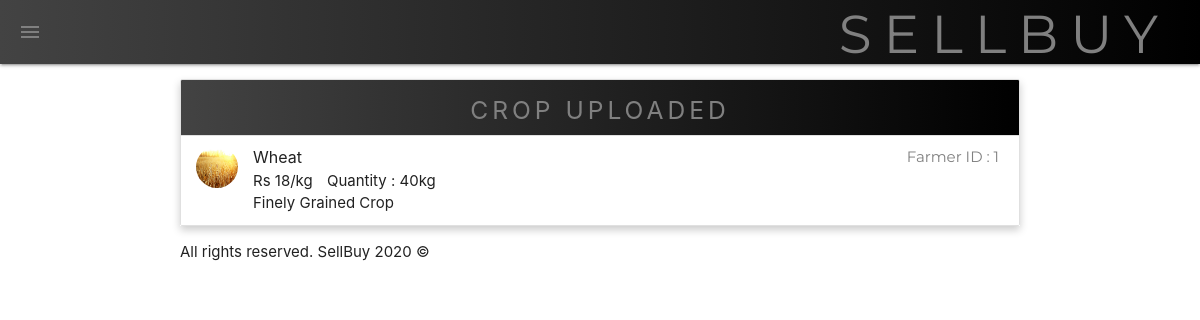
The page /farmer/farmerhome (signed in) on the database its author committed.
### farmer/models.py (models this page shows, shortened)
class addCrop(models.Model):
    addCropName = models.CharField(max_length=100)
    addCropPrice = models.IntegerField()
    addCropImg = models.ImageField(upload_to='pictures/')
    addCropDescription = models.CharField(max_length=500)
    addCropQuantity = models.IntegerField()
    addFarmerID = models.IntegerField()

### farmer/views.py (the view)
# urls.py: path('farmerhome', views.farmerhome, name='farmerhome'),
def farmerhome(request):
    newCrop = addCrop.objects.all()
    return render(request, 'farmerHome.html',{
        'newCrop':newCrop
    })

### templates/farmerHome.html (shortened to what this page needs)
{% load static %}
 <!DOCTYPE html>
  <html>
    <head>
      <link rel="stylesheet" href="https://cdnjs.cloudflare.com/ajax/libs/materialize/1.0.0/css/materialize.min.css">
    </head>
    <body>
        <nav id="navStyle">
            <div class="nav-wrapper">
                <a href="/" class="right center" id='headerPosition'>
                    <h2 id="navh2">SellBuy</h2>
                </a>
                <a data-target="slide-out" class="sidenav-trigger show-on-large left">
                    <i class="material-icons" style="cursor: pointer;">menu</i>
                </a>
            </div>
        </nav>
        <div class="container" id='pushDown'>
            <ul class="collection with-header">
              <li class='collection-header' id='header'>
                <h5>Crop Uploaded</h5>
              </li>
              {% for crop in newCrop %}
              {% if crop.addFarmerID == user.id %}
              <li class="collection-item avatar">
                <img src="{{crop.addCropImg.url}}" alt="Crop-Image" class='circle materialboxed'>
                <div>
                <span class="title">{{crop.addCropName}}</span>
                {% if user.is_authenticated %}
                  <span id='farmerID' class='right'>Farmer ID : {{crop.addFarmerID}}</span>
                {% endif %}
                </div>
                <p>
                  <div>
                    Rs {{crop.addCropPrice}}/kg
                    <span class="gapper">Quantity : {{crop.addCropQuantity}}kg</span>
                  </div>
                  {{crop.addCropDescription}} <br>
                </p>
              </li>
              {% endif %}
              {% endfor %}
            </ul>
          </div>
        <footer class='container'>
        <p>
          All rights reserved. SellBuy 2020 &copy;
        </p>
      </footer>
    </body>
  </html>

### templates/farmerHome.html (style rules this page uses)
a { text-decoration: none; }
#navStyle { background-image: linear-gradient(to right, #434343 0%, black 100%); text-align: center; }
#navStyle a { color : grey; }
#navh2 { font-family: 'Montserrat', sans-serif; letter-spacing: 12px; margin: 0 auto 0 auto; padding-top: 5px !important; text-transform: uppercase; }
#headerPosition { text-align: center; margin-left: auto; margin-right: 30px !important; }
#header { text-align: center; margin: 0 auto 0 auto; text-transform: uppercase; letter-spacing: 4px; background-image: linear-gradient(to right, #434343 0%, black 100%); color:grey; padding: 1px; }
#pushDown { margin-top:15px; box-shadow: 0 4px 8px 0 rgba(0,0,0,0.2); }
#farmerID { color: grey; font-family: 'Montserrat', Arial, Helvetica, sans-serif; }
.gapper { padding-left: 10px; }

### rows shown on the page
addCrop: addCropImg (picture), addCropName "Wheat", addFarmerID "1", addCropPrice "18", addCropQuantity "40", addCropDescription "Finely Grained Crop"
